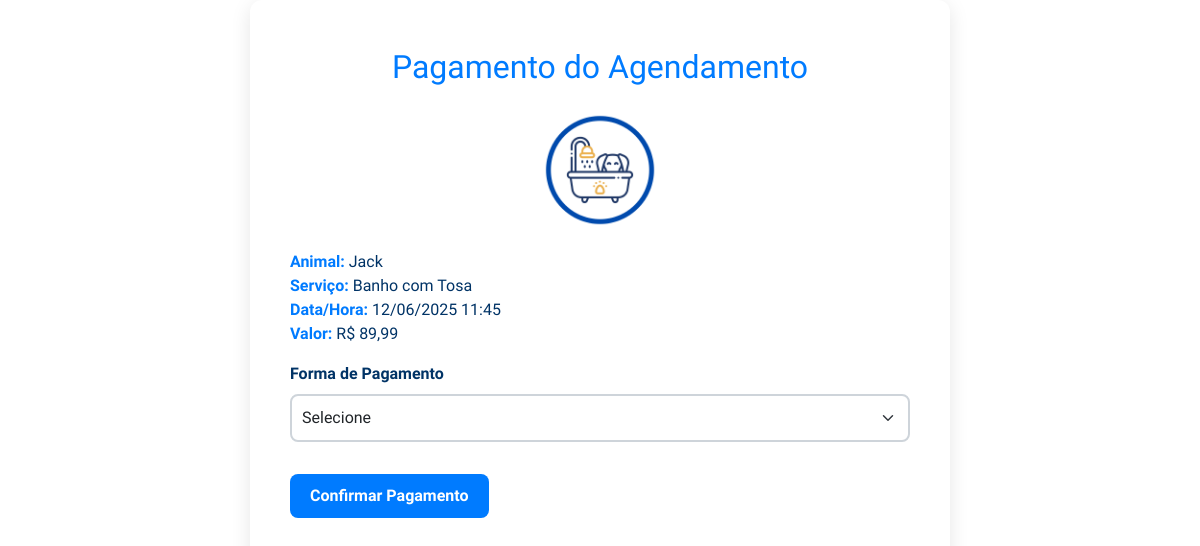
Screenshot of /AnimalSaveFinal/pages/pagamento.php?id_agendamento=43 (signed in) with the database file from the repository.
### tables this page shows
CREATE TABLE `agendamentos` (
  `id_agendamento` int(11) NOT NULL,
  `id_animal` int(11) DEFAULT NULL,
  `data_hora` datetime NOT NULL,
  `id_servico` int(11) DEFAULT NULL,
  `status` enum('confirmado','cancelado','concluído') DEFAULT 'confirmado',
  `valor` decimal(10,2) NOT NULL,
  `observacoes` text DEFAULT NULL,
  `created` timestamp NOT NULL DEFAULT current_timestamp(),
  `modified` timestamp NOT NULL DEFAULT current_timestamp() ON UPDATE current_timestamp(),
  `id_cliente` int(11) DEFAULT NULL
);

CREATE TABLE `animais` (
  `id_animal` int(11) NOT NULL,
  `id_cliente` int(11) DEFAULT NULL,
  `nome` varchar(255) NOT NULL,
  `foto` varchar(255) NOT NULL,
  `tipo` varchar(50) DEFAULT NULL,
  `raca` varchar(100) DEFAULT NULL,
  `idade` int(11) DEFAULT NULL,
  `peso` decimal(5,2) DEFAULT NULL,
  `observacoes` text DEFAULT NULL,
  `created` timestamp NOT NULL DEFAULT current_timestamp(),
  `modified` timestamp NOT NULL DEFAULT current_timestamp() ON UPDATE current_timestamp()
);

CREATE TABLE `servicos` (
  `id_servico` int(11) NOT NULL,
  `nome` varchar(255) NOT NULL,
  `descricao` text DEFAULT NULL,
  `preco` decimal(10,2) DEFAULT NULL,
  `created` timestamp NOT NULL DEFAULT current_timestamp(),
  `modified` timestamp NOT NULL DEFAULT current_timestamp() ON UPDATE current_timestamp()
);

### AnimalSaveFinal/pages/pagamento.php (the view, shortened to what this page needs)
<?php
include('../config/config.php');
$id_agendamento = $_GET['id_agendamento'];
$stmt = $pdo->prepare("
    SELECT Ag.*, An.nome AS nome_animal, S.nome AS nome_servico
    FROM Agendamentos Ag
    JOIN Animais An ON Ag.id_animal = An.id_animal
    JOIN Servicos S ON Ag.id_servico = S.id_servico
    WHERE Ag.id_agendamento = ?
");
$stmt->execute([$id_agendamento]);
$agendamento = $stmt->fetch(PDO::FETCH_ASSOC);
?>
<!DOCTYPE html>
<html lang="pt-br">
<head>
    <link href="https://cdn.jsdelivr.net/npm/bootstrap@5.3.6/dist/css/bootstrap.min.css" rel="stylesheet" />
    <link rel="stylesheet" href="../assets/css/paginas/pagamento.css?=v1">
</head>
<body class="container py-5">
    <h2 class="mb-4">Pagamento do Agendamento</h2>
    <img src="../assets/img/ícones/logo.png" alt="logo" class="logo-centralizada">
    <div class="mb-3">
        <strong>Animal:</strong> <?= htmlspecialchars($agendamento['nome_animal']) ?><br />
        <strong>Serviço:</strong> <?= htmlspecialchars($agendamento['nome_servico']) ?><br />
        <strong>Data/Hora:</strong> <?= date('d/m/Y H:i', strtotime($agendamento['data_hora'])) ?><br />
        <strong>Valor:</strong> R$ <?= number_format($agendamento['valor'], 2, ',', '.') ?>
    </div>
    <form method="POST" id="form-pagamento" novalidate>
        <div class="mb-3">
            <label for="forma_pagamento" class="form-label">Forma de Pagamento</label>
            <select name="forma_pagamento" id="forma_pagamento" class="form-select" required>
                <option value="" selected>Selecione</option>
            </select>
        </div>
        <button type="submit" class="btn btn-primary mt-3">Confirmar Pagamento</button>
    </form>
</body>
</html>

### AnimalSaveFinal/assets/css/paginas/pagamento.css (style rules this page uses)
body { background-color: #f8f9fa; font-family: 'Delius', cursive; color: #003366; }
h2 { font-size: 2rem; color: #007bff; text-align: center; margin-bottom: 30px; }
.container { max-width: 700px; margin: 0 auto; background: #ffffff; padding: 40px; border-radius: 12px; box-shadow: 0 5px 20px rgba(0, 0, 0, 0.1); }
.form-label { font-weight: bold; color: #003366; }
.form-select, .form-control { border: 2px solid #ced4da; border-radius: 8px; padding: 10px; transition: border-color 0.3s ease; }
button[type="submit"], .btn-outline-secondary { background-color: #007bff; color: white; border: none; padding: 10px 20px; border-radius: 8px; font-weight: bold; transition: background 0.3s ease; }
.logo-centralizada { display: block; margin: 0 auto 20px auto; width: 120px; height: auto; }
.mb-3 strong { color: #007bff; }

### rows the page displays
agendamentos: id_animal.nome "Jack", id_servico.nome "Banho com Tosa", data_hora "12/06/2025 11:45", valor "89,99"
